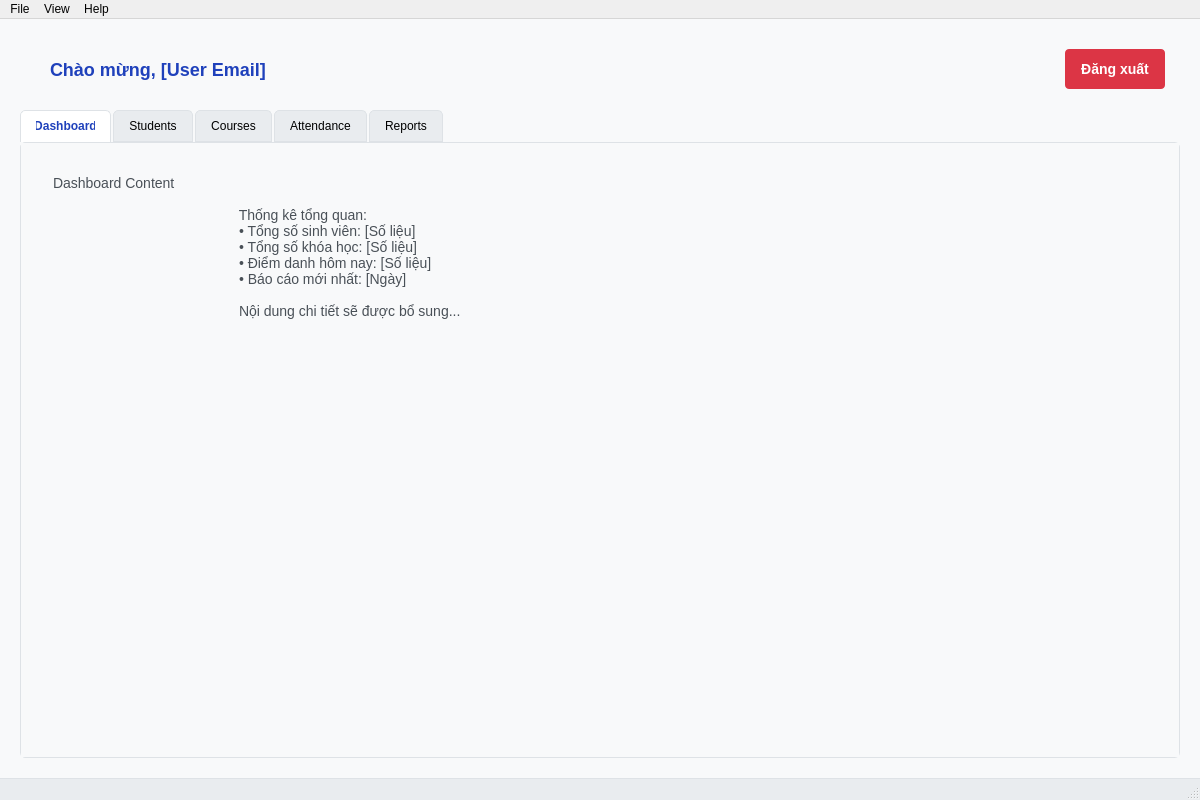
<?xml version="1.0" encoding="UTF-8"?>
<ui version="4.0">
    <class>AppWindow</class>
    <widget class="QMainWindow" name="AppWindow">
        <property name="geometry">
            <rect>
                <x>0</x>
                <y>0</y>
                <width>1200</width>
                <height>800</height>
            </rect>
        </property>
        <property name="windowTitle">
            <string>Seminary Management System - Dashboard</string>
        </property>
        <property name="styleSheet">
            <string notr="true">QMainWindow {
                background-color: #f8f9fa;
                }</string>
        </property>
        <widget class="QWidget" name="centralwidget">
            <property name="styleSheet">
                <string notr="true">QWidget {
                    background-color: #f8f9fa;
                    }</string>
            </property>
            <layout class="QVBoxLayout" name="mainLayout">
                <property name="spacing">
                    <number>10</number>
                </property>
                <property name="leftMargin">
                    <number>20</number>
                </property>
                <property name="topMargin">
                    <number>20</number>
                </property>
                <property name="rightMargin">
                    <number>20</number>
                </property>
                <property name="bottomMargin">
                    <number>20</number>
                </property>
                <item>
                    <layout class="QHBoxLayout" name="headerLayout">
                        <property name="spacing">
                            <number>20</number>
                        </property>
                        <property name="leftMargin">
                            <number>15</number>
                        </property>
                        <property name="topMargin">
                            <number>10</number>
                        </property>
                        <property name="rightMargin">
                            <number>15</number>
                        </property>
                        <property name="bottomMargin">
                            <number>10</number>
                        </property>
                        <item>
                            <widget class="QLabel" name="welcomeLabel">
                                <property name="styleSheet">
                                    <string notr="true">QLabel {
                                        font-size: 18px;
                                        font-weight: bold;
                                        color: #1F41BB;
                                        padding: 10px;
                                        border: none;
                                        background: transparent;
                                        }</string>
                                </property>
                                <property name="text">
                                    <string>Chào mừng, [User Email]</string>
                                </property>
                            </widget>
                        </item>
                        <item>
                            <spacer name="headerSpacer">
                                <property name="orientation">
                                    <enum>Qt::Orientation::Horizontal</enum>
                                </property>
                                <property name="sizeHint" stdset="0">
                                    <size>
                                        <width>40</width>
                                        <height>20</height>
                                    </size>
                                </property>
                            </spacer>
                        </item>
                        <item>
                            <widget class="QPushButton" name="logoutButton">
                                <property name="maximumSize">
                                    <size>
                                        <width>120</width>
                                        <height>40</height>
                                    </size>
                                </property>
                                <property name="styleSheet">
                                    <string notr="true">QPushButton {
                                        background-color: #dc3545;
                                        color: white;
                                        border: none;
                                        padding: 8px 16px;
                                        border-radius: 4px;
                                        font-weight: bold;
                                        font-size: 14px;
                                        }
                                        QPushButton:hover {
                                        background-color: #c82333;
                                        }
                                        QPushButton:pressed {
                                        background-color: #bd2130;
                                        }</string>
                                </property>
                                <property name="text">
                                    <string>Đăng xuất</string>
                                </property>
                            </widget>
                        </item>
                    </layout>
                </item>
                <item>
                    <widget class="QTabWidget" name="tabWidget">
                        <property name="styleSheet">
                            <string notr="true">QTabWidget::pane {
                                border: 1px solid #dee2e6;
                                background-color: white;
                                border-radius: 5px;
                                }

                                QTabBar::tab {
                                background-color: #e9ecef;
                                border: 1px solid #dee2e6;
                                padding: 8px 15px;
                                margin-right: 2px;
                                border-top-left-radius: 5px;
                                border-top-right-radius: 5px;
                                }

                                QTabBar::tab:selected {
                                background-color: white;
                                border-bottom: 1px solid white;
                                color: #1F41BB;
                                font-weight: bold;
                                }

                                QTabBar::tab:hover {
                                background-color: #f8f9fa;
                                }</string>
                        </property>
                        <property name="currentIndex">
                            <number>0</number>
                        </property>
                        <widget class="QWidget" name="dashboardTab">
                            <attribute name="title">
                                <string>Dashboard</string>
                            </attribute>
                            <layout class="QVBoxLayout" name="dashboardLayout">
                                <item>
                                    <widget class="QLabel" name="dashboardContent">
                                        <property name="styleSheet">
                                            <string notr="true">QLabel {
                                                font-size: 14px;
                                                color: #495057;
                                                padding: 20px;
                                                line-height: 1.5;
                                                }</string>
                                        </property>
                                        <property name="text">
                                            <string>Dashboard Content

                                                Thống kê tổng quan:
                                                • Tổng số sinh viên: [Số liệu]
                                                • Tổng số khóa học: [Số liệu]
                                                • Điểm danh hôm nay: [Số liệu]
                                                • Báo cáo mới nhất: [Ngày]

                                                Nội dung chi tiết sẽ được bổ sung...</string>
                                        </property>
                                        <property name="alignment">
                                            <set>
                                                Qt::AlignmentFlag::AlignLeading|Qt::AlignmentFlag::AlignLeft|Qt::AlignmentFlag::AlignTop</set>
                                        </property>
                                    </widget>
                                </item>
                            </layout>
                        </widget>
                        <widget class="QWidget" name="studentsTab">
                            <attribute name="title">
                                <string>Students</string>
                            </attribute>
                            <layout class="QVBoxLayout" name="studentsLayout">
                                <item>
                                    <widget class="QLabel" name="studentsContent">
                                        <property name="styleSheet">
                                            <string notr="true">QLabel {
                                                font-size: 14px;
                                                color: #495057;
                                                padding: 20px;
                                                line-height: 1.5;
                                                }</string>
                                        </property>
                                        <property name="text">
                                            <string>Student Management

                                                Chức năng quản lý sinh viên:
                                                • Thêm sinh viên mới
                                                • Cập nhật thông tin sinh viên
                                                • Xem danh sách sinh viên
                                                • Tìm kiếm sinh viên
                                                • Xuất báo cáo sinh viên

                                                Module này đang được phát triển...</string>
                                        </property>
                                        <property name="alignment">
                                            <set>
                                                Qt::AlignmentFlag::AlignLeading|Qt::AlignmentFlag::AlignLeft|Qt::AlignmentFlag::AlignTop</set>
                                        </property>
                                    </widget>
                                </item>
                            </layout>
                        </widget>
                        <widget class="QWidget" name="coursesTab">
                            <attribute name="title">
                                <string>Courses</string>
                            </attribute>
                            <layout class="QVBoxLayout" name="coursesLayout">
                                <item>
                                    <widget class="QLabel" name="coursesContent">
                                        <property name="styleSheet">
                                            <string notr="true">QLabel {
                                                font-size: 14px;
                                                color: #495057;
                                                padding: 20px;
                                                line-height: 1.5;
                                                }</string>
                                        </property>
                                        <property name="text">
                                            <string>Course Management

                                                Chức năng quản lý khóa học:
                                                • Tạo khóa học mới
                                                • Chỉnh sửa thông tin khóa học
                                                • Xem danh sách khóa học
                                                • Quản lý lịch học
                                                • Phân công giảng viên

                                                Module này đang được phát triển...</string>
                                        </property>
                                        <property name="alignment">
                                            <set>
                                                Qt::AlignmentFlag::AlignLeading|Qt::AlignmentFlag::AlignLeft|Qt::AlignmentFlag::AlignTop</set>
                                        </property>
                                    </widget>
                                </item>
                            </layout>
                        </widget>
                        <widget class="QWidget" name="attendanceTab">
                            <attribute name="title">
                                <string>Attendance</string>
                            </attribute>
                            <layout class="QVBoxLayout" name="attendanceLayout">
                                <item>
                                    <widget class="QLabel" name="attendanceContent">
                                        <property name="styleSheet">
                                            <string notr="true">QLabel {
                                                font-size: 14px;
                                                color: #495057;
                                                padding: 20px;
                                                line-height: 1.5;
                                                }</string>
                                        </property>
                                        <property name="text">
                                            <string>Attendance Management

                                                Chức năng quản lý điểm danh:
                                                • Điểm danh hàng ngày
                                                • Xem lịch sử điểm danh
                                                • Báo cáo tỷ lệ tham gia
                                                • Gửi thông báo vắng mặt
                                                • Xuất báo cáo điểm danh

                                                Module này đang được phát triển...</string>
                                        </property>
                                        <property name="alignment">
                                            <set>
                                                Qt::AlignmentFlag::AlignLeading|Qt::AlignmentFlag::AlignLeft|Qt::AlignmentFlag::AlignTop</set>
                                        </property>
                                    </widget>
                                </item>
                            </layout>
                        </widget>
                        <widget class="QWidget" name="reportsTab">
                            <attribute name="title">
                                <string>Reports</string>
                            </attribute>
                            <layout class="QVBoxLayout" name="reportsLayout">
                                <item>
                                    <widget class="QLabel" name="reportsContent">
                                        <property name="styleSheet">
                                            <string notr="true">QLabel {
                                                font-size: 14px;
                                                color: #495057;
                                                padding: 20px;
                                                line-height: 1.5;
                                                }</string>
                                        </property>
                                        <property name="text">
                                            <string>Reports Management

                                                Chức năng báo cáo:
                                                • Báo cáo tổng quan
                                                • Báo cáo sinh viên
                                                • Báo cáo khóa học
                                                • Báo cáo điểm danh
                                                • Xuất file Excel/PDF

                                                Module này đang được phát triển...</string>
                                        </property>
                                        <property name="alignment">
                                            <set>
                                                Qt::AlignmentFlag::AlignLeading|Qt::AlignmentFlag::AlignLeft|Qt::AlignmentFlag::AlignTop</set>
                                        </property>
                                    </widget>
                                </item>
                            </layout>
                        </widget>
                    </widget>
                </item>
            </layout>
        </widget>
        <widget class="QMenuBar" name="menubar">
            <property name="geometry">
                <rect>
                    <x>0</x>
                    <y>0</y>
                    <width>1200</width>
                    <height>21</height>
                </rect>
            </property>
            <widget class="QMenu" name="menuFile">
                <property name="title">
                    <string>File</string>
                </property>
                <addaction name="actionLogout" />
                <addaction name="separator" />
                <addaction name="actionExit" />
            </widget>
            <widget class="QMenu" name="menuView">
                <property name="title">
                    <string>View</string>
                </property>
                <addaction name="actionDashboard" />
                <addaction name="actionStudents" />
                <addaction name="actionCourses" />
                <addaction name="actionAttendance" />
                <addaction name="actionReports" />
            </widget>
            <widget class="QMenu" name="menuHelp">
                <property name="title">
                    <string>Help</string>
                </property>
                <addaction name="actionAbout" />
            </widget>
            <addaction name="menuFile" />
            <addaction name="menuView" />
            <addaction name="menuHelp" />
        </widget>
        <widget class="QStatusBar" name="statusbar">
            <property name="styleSheet">
                <string notr="true">QStatusBar {
                    background-color: #e9ecef;
                    border-top: 1px solid #dee2e6;
                    font-size: 12px;
                    color: #6c757d;
                    }</string>
            </property>
        </widget>
        <action name="actionLogout">
            <property name="text">
                <string>Logout</string>
            </property>
            <property name="shortcut">
                <string>Ctrl+L</string>
            </property>
        </action>
        <action name="actionExit">
            <property name="text">
                <string>Exit</string>
            </property>
            <property name="shortcut">
                <string>Ctrl+Q</string>
            </property>
        </action>
        <action name="actionAbout">
            <property name="text">
                <string>About</string>
            </property>
            <property name="shortcut">
                <string>F1</string>
            </property>
        </action>
        <action name="actionDashboard">
            <property name="text">
                <string>Dashboard</string>
            </property>
            <property name="shortcut">
                <string>Ctrl+1</string>
            </property>
        </action>
        <action name="actionStudents">
            <property name="text">
                <string>Students</string>
            </property>
            <property name="shortcut">
                <string>Ctrl+2</string>
            </property>
        </action>
        <action name="actionCourses">
            <property name="text">
                <string>Courses</string>
            </property>
            <property name="shortcut">
                <string>Ctrl+3</string>
            </property>
        </action>
        <action name="actionAttendance">
            <property name="text">
                <string>Attendance</string>
            </property>
            <property name="shortcut">
                <string>Ctrl+4</string>
            </property>
        </action>
        <action name="actionReports">
            <property name="text">
                <string>Reports</string>
            </property>
            <property name="shortcut">
                <string>Ctrl+5</string>
            </property>
        </action>
    </widget>
    <resources />
    <connections>
        <connection>
            <sender>logoutButton</sender>
            <signal>clicked()</signal>
            <receiver>AppWindow</receiver>
            <slot>handle_logout()</slot>
            <hints>
                <hint type="sourcelabel">
                    <x>1100</x>
                    <y>40</y>
                </hint>
                <hint type="destinationlabel">
                    <x>600</x>
                    <y>400</y>
                </hint>
            </hints>
        </connection>
        <connection>
            <sender>actionLogout</sender>
            <signal>triggered()</signal>
            <receiver>AppWindow</receiver>
            <slot>handle_logout()</slot>
            <hints>
                <hint type="sourcelabel">
                    <x>-1</x>
                    <y>-1</y>
                </hint>
                <hint type="destinationlabel">
                    <x>600</x>
                    <y>400</y>
                </hint>
            </hints>
        </connection>
        <connection>
            <sender>actionExit</sender>
            <signal>triggered()</signal>
            <receiver>AppWindow</receiver>
            <slot>close()</slot>
            <hints>
                <hint type="sourcelabel">
                    <x>-1</x>
                    <y>-1</y>
                </hint>
                <hint type="destinationlabel">
                    <x>600</x>
                    <y>400</y>
                </hint>
            </hints>
        </connection>
        <connection>
            <sender>actionAbout</sender>
            <signal>triggered()</signal>
            <receiver>AppWindow</receiver>
            <slot>show_about()</slot>
            <hints>
                <hint type="sourcelabel">
                    <x>-1</x>
                    <y>-1</y>
                </hint>
                <hint type="destinationlabel">
                    <x>600</x>
                    <y>400</y>
                </hint>
            </hints>
        </connection>
        <connection>
            <sender>actionDashboard</sender>
            <signal>triggered()</signal>
            <receiver>AppWindow</receiver>
            <slot>switch_to_dashboard()</slot>
            <hints>
                <hint type="sourcelabel">
                    <x>-1</x>
                    <y>-1</y>
                </hint>
                <hint type="destinationlabel">
                    <x>600</x>
                    <y>400</y>
                </hint>
            </hints>
        </connection>
        <connection>
            <sender>actionStudents</sender>
            <signal>triggered()</signal>
            <receiver>AppWindow</receiver>
            <slot>switch_to_students()</slot>
            <hints>
                <hint type="sourcelabel">
                    <x>-1</x>
                    <y>-1</y>
                </hint>
                <hint type="destinationlabel">
                    <x>600</x>
                    <y>400</y>
                </hint>
            </hints>
        </connection>
        <connection>
            <sender>actionCourses</sender>
            <signal>triggered()</signal>
            <receiver>AppWindow</receiver>
            <slot>switch_to_courses()</slot>
            <hints>
                <hint type="sourcelabel">
                    <x>-1</x>
                    <y>-1</y>
                </hint>
                <hint type="destinationlabel">
                    <x>600</x>
                    <y>400</y>
                </hint>
            </hints>
        </connection>
        <connection>
            <sender>actionAttendance</sender>
            <signal>triggered()</signal>
            <receiver>AppWindow</receiver>
            <slot>switch_to_attendance()</slot>
            <hints>
                <hint type="sourcelabel">
                    <x>-1</x>
                    <y>-1</y>
                </hint>
                <hint type="destinationlabel">
                    <x>600</x>
                    <y>400</y>
                </hint>
            </hints>
        </connection>
        <connection>
            <sender>actionReports</sender>
            <signal>triggered()</signal>
            <receiver>AppWindow</receiver>
            <slot>switch_to_reports()</slot>
            <hints>
                <hint type="sourcelabel">
                    <x>-1</x>
                    <y>-1</y>
                </hint>
                <hint type="destinationlabel">
                    <x>600</x>
                    <y>400</y>
                </hint>
            </hints>
        </connection>
    </connections>
    <slots>
        <slot>handle_logout()</slot>
        <slot>show_about()</slot>
        <slot>switch_to_dashboard()</slot>
        <slot>switch_to_students()</slot>
        <slot>switch_to_courses()</slot>
        <slot>switch_to_attendance()</slot>
        <slot>switch_to_reports()</slot>
    </slots>
</ui>
